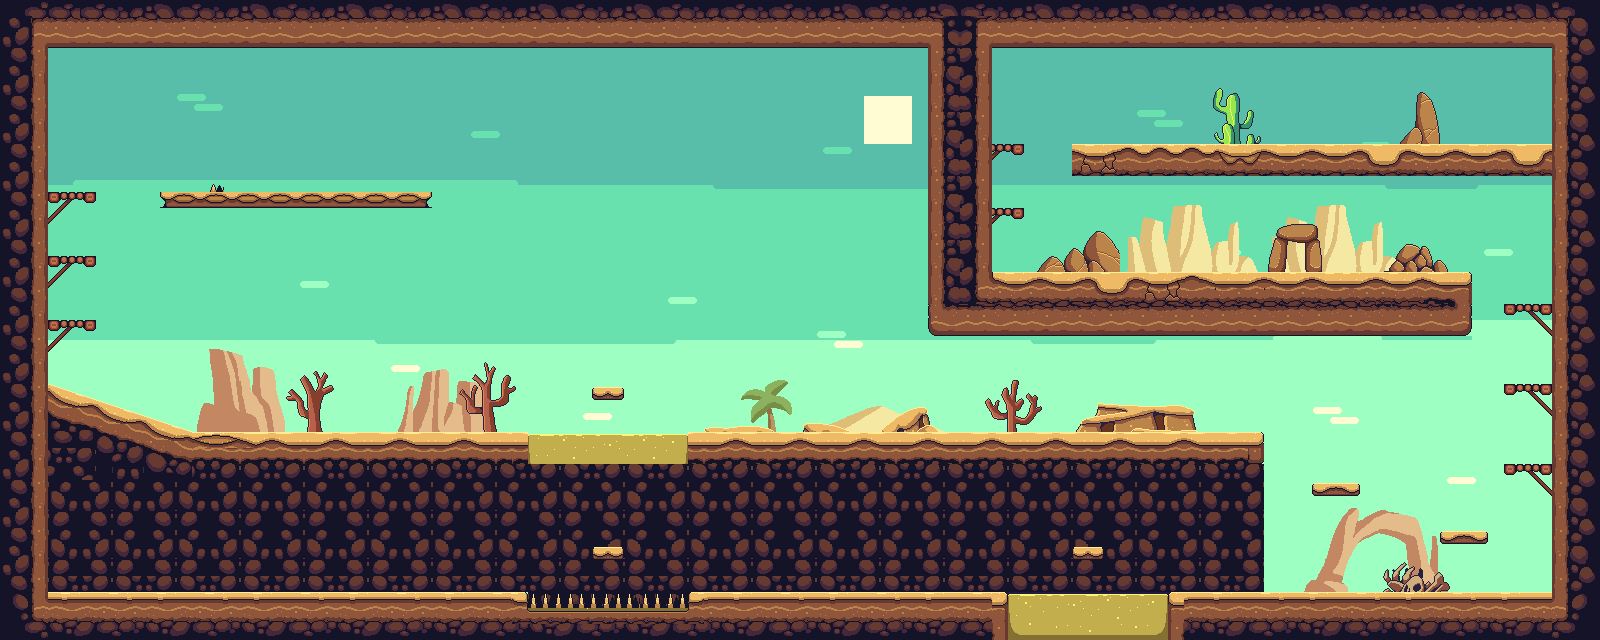

Rendered tile map (Tiled .tmx) drawn with the repository's tilesets; below, a short description and the map source with its tile grids summarised:
An orthogonal 100x40 tile map with 16x16 px tiles, 5 tile layers (Sky, Most Backend, 2nd Most Backend, Ground, ...), 3 tilesets.

<map version="1.0" tiledversion="1.0.3" orientation="orthogonal" renderorder="right-down" width="100" height="40" tilewidth="16" tileheight="16" nextobjectid="1">
 <tileset firstgid="1" source="Desert Environment.tsx" />
 <tileset firstgid="2129" source="Desert Environment.tsx" />
 <tileset firstgid="4257" source="Desert Props.tsx" />
 <layer name="Sky" width="100" height="40">
  <data>[4000 cells, 4000 non-empty, 61 distinct tile ids]</data>
 </layer>
 <layer name="Most Backend" width="100" height="40">
  <data>[4000 cells, 278 non-empty, 233 distinct tile ids]</data>
 </layer>
 <layer name="2nd Most Backend" width="100" height="40">
  <data>[4000 cells, 1217 non-empty, 346 distinct tile ids]</data>
 </layer>
 <layer name="Ground" width="100" height="40">
  <data>[4000 cells, 1006 non-empty, 258 distinct tile ids]</data>
 </layer>
 <layer name="Appearing Tile" width="100" height="40">
  <data>[4000 cells, 4 non-empty, 4 distinct tile ids]</data>
 </layer>
</map>
